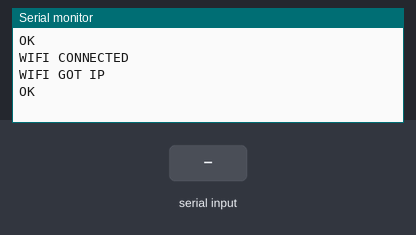
This sketch was run on a simulated Arduino Mega 2560, built with avr-gcc and run on an emulated ATmega2560. Parts: the last lines printed to the serial monitor. Inputs (shaded band) come from the test bench. The modem accepts every AT command (registered, SIM ready, sends succeed) and sends nothing else.

Above: at 5.2 s.
5.3 s: "1" received over the second serial link
At 6.5 s:
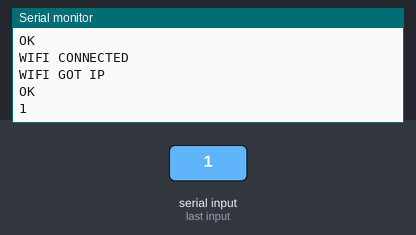
6.8 s: "0" received over the second serial link
At 7.6 s:
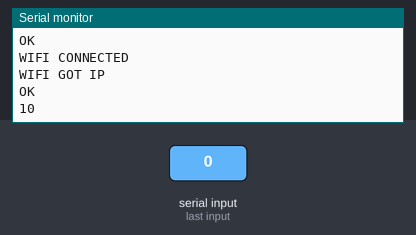

The sketch:

Esp_8266_test.ino
```cpp
void setup() {
  // Begin Serial Communication with Arduino IDE
  Serial.begin(115200);

  // Begin Serial Communication with ESP8266
  Serial1.begin(115200); // Default baud rate for most ESP8266 modules
  delay(2000);

  // Send AT command to check communication
  Serial1.println("AT");
   String ssid = "xxxxxxxx";      // Replace with your Wi-Fi SSID
  String password = "xxxxxxx";  // Replace with your Wi-Fi password
  Serial1.println("AT+CWJAP=\"" + ssid + "\",\"" + password + "\""); // Connect to Wi-Fi
  delay(2000);  // Wait for the connection attempt

}

void loop() {
  // Forward data between ESP8266 and Serial Monitor
  if (Serial1.available()) {
    Serial.write(Serial1.read());
  }
  if (Serial.available()) {
    Serial1.write(Serial.read());
  }
}
```

Measured:
- after the input at 5.3 s, the serial monitor: prints a new line at once (image 1)
- after the input at 6.8 s, the serial monitor: prints a new line at once (image 2)
